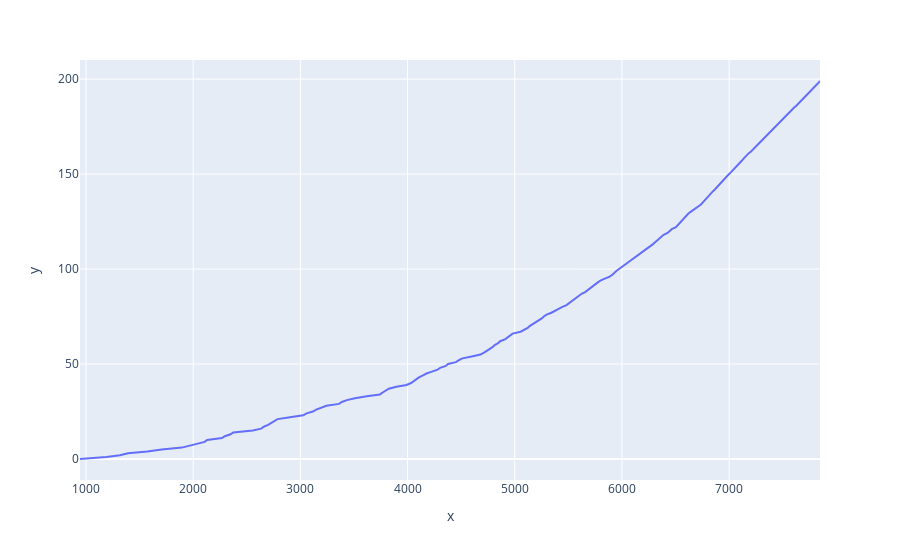

Source (notebook cell):
### Code cell
px.line(x=np.cumsum(ts), y=np.arange(n))

### Figure 1 — Plotly figure (JSON) as saved in the notebook; plotly's stock layout.template omitted (floating-point values rounded to 4 significant figures; data arrays with more than 128 entries replaced by an {"elided": "..."} marker saying what was removed)
{"data": [{"hovertemplate": "x=%{x}<br>y=%{y}<extra></extra>", "legendgroup": "", "line": {"color": "#636efa", "dash": "solid"}, "marker": {"symbol": "circle"}, "mode": "lines", "name": "", "orientation": "v", "showlegend": false, "type": "scatter", "x": {"elided": "200 int values"}, "xaxis": "x", "y": {"elided": "200 int values"}, "yaxis": "y"}], "layout": {"autosize": true, "legend": {"tracegroupgap": 0}, "margin": {"t": 60}, "xaxis": {"anchor": "y", "autorange": true, "domain": [0, 1], "range": [944, 7848], "title": {"text": "x"}, "type": "linear"}, "yaxis": {"anchor": "x", "autorange": true, "domain": [0, 1], "range": [-11.06, 210.1], "title": {"text": "y"}, "type": "linear"}}}
